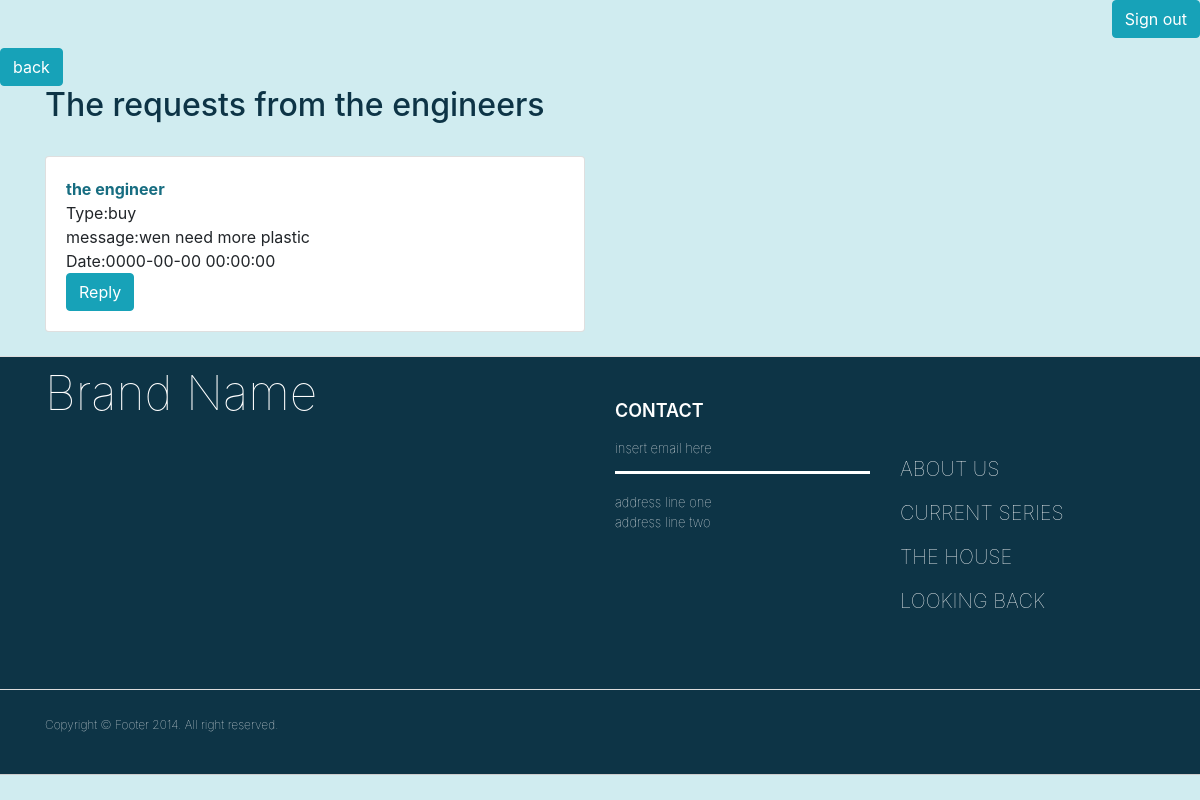
Screenshot of /requestsEng.php with the database file from the repository.
### tables this page shows
CREATE TABLE `requests` (
  `request_id` int(12) NOT NULL,
  `request_type` enum('buy','sale','pay') NOT NULL,
  `request_message` varchar(250) NOT NULL,
  `request_date` timestamp NOT NULL DEFAULT current_timestamp(),
  `fk_user_from` int(11) NOT NULL,
  `request_status` enum('Open','Accepted','Dismissed','') NOT NULL
);

CREATE TABLE `users` (
  `user_id` int(12) NOT NULL,
  `fullname` varchar(200) NOT NULL,
  `date_of_birth` date NOT NULL,
  `email` varchar(200) NOT NULL,
  `password` varchar(200) NOT NULL,
  `telefon` varchar(200) NOT NULL,
  `address` varchar(200) NOT NULL,
  `gender` enum('f','m') NOT NULL,
  `status` enum('Married','single') NOT NULL,
  `children` varchar(200) NOT NULL,
  `nationality` varchar(200) NOT NULL,
  `education` varchar(200) NOT NULL,
  `date_of_start` timestamp NOT NULL DEFAULT current_timestamp() ON UPDATE current_timestamp(),
  `role` varchar(200) NOT NULL
);

### requestsEng.php (the view, shortened to what this page needs)
<?php
require 'db.php';
?>
<!DOCTYPE html>
<html lang="en">
<head>
<?php include 'header.php';?>
</head>
<body class="body">
<?php require 'nav.php'; ?>
<a href="managerpage.php"><button type='button' class='btn btn-info'>back</button></a>
<div class="container">
 <h2 style="color: #0d3446" >The requests from the engineers</h2><br>
<?php
$sql = "SELECT * FROM requests
        JOIN users ON fk_user_from=user_id WHERE user_id='6' ";
        $result =mysqli_query($conn,$sql);
        if($result->num_rows> 0) {
            while($row = $result->fetch_assoc()) {?>
<div class="row">
    <div class="col-sm-6">
        <div class="card">
            <div class="card-body">
                <strong style="color:#176d81"><?php echo $row['fullname'];?></strong><br>
                <span>Type:</span><?php echo $row['request_type'];?><br>
                <span>message:</span><?php echo $row['request_message'];?><br>
                <span>Date:</span><?php echo $row['request_date'];?><br>
                <?php echo "
                <a href='action/acceptRequest.php?id=" .$row['request_id']."'><button type='button' class='btn btn-info'>Reply</button></a>"
                  ;  ?>
  </div>
        </div>
                <br>
    </div>
</div>
<?php
}
}
?>
</div>
<?php require 'footer.php'; ?>
</body>
</html>

### requestsEng.php (style rules this page uses)
.body { background-color: #d0ecf0 }

### rows the page displays
requests: fk_user_from.fullname "the engineer", request_type "buy", request_message "wen need more plastic", request_date "0000-00-00 00:00:00"
